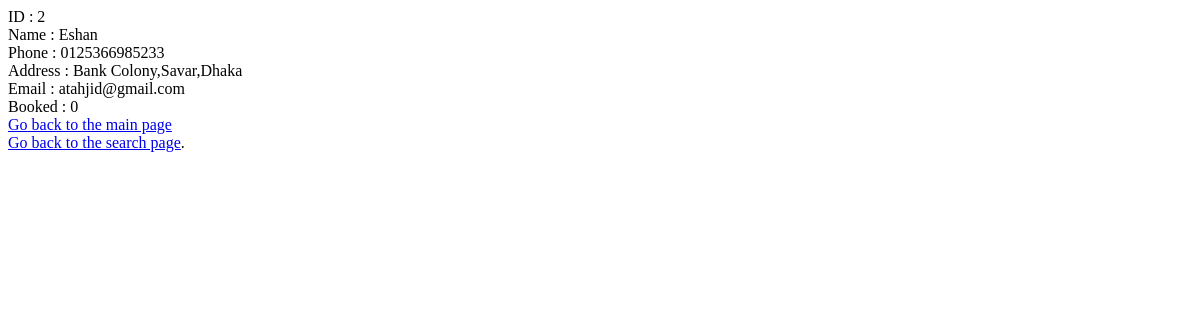
The page /CustomerDet.php (signed in) on the database as committed earlier.
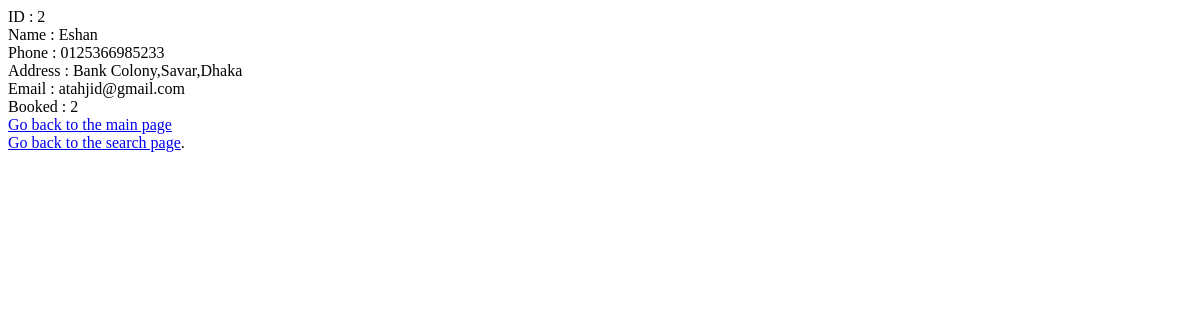
The same page on the database as committed later.
### tables this page shows
CREATE TABLE `customer` (
  `id` int(100) NOT NULL,
  `name` varchar(100) NOT NULL,
  `phone` varchar(100) NOT NULL,
  `address` varchar(100) NOT NULL,
  `mail` varchar(100) NOT NULL,
  `booked` int(7) NOT NULL DEFAULT '0'
);

### client.php (the view, shortened to what this page needs)
<?php
include("connect.php");
class client {
    public $c;
    public $conn;
    public function __construct() {
        $this->c = new connect();
        $this->conn = $this->c->con();
    }
    public function exists($name) {
        $query = "Select Name from login where Name='" . $name . "';";
        $result = $this->c->execute($this->conn, $query);
        if ($result->num_rows > 0) {
            return true;
        }
        return false;
    }
    public function getName($id) {
        $query = "Select name from customer where id='" . $id . "';";
        $result = $this->c->execute($this->conn, $query);
        if ($result->num_rows > 0) {
            $row = $result->fetch_assoc();
            return $row["name"];
        }
        return 0;
    }
    public function details($name) {
        if (self::exists($name)) {
            $query = "Select * from customer where Name='" . $name . "';";
            $result = $this->c->execute($this->conn, $query);
            if ($result->num_rows > 0) {
                $row = $result->fetch_assoc();
                echo "ID : " . $row["id"] . "</br>";
                echo "Name : " . $row["name"] . "</br>";
                echo "Phone : " . $row["phone"] . "</br>";
                echo "Address : " . $row["address"] . "</br>";
                echo "Email : " . $row["mail"] . "</br>";
                echo "Booked : " . $row["booked"] . "</br>";
            }
        }
    }
}

Rows that differ between the two databases and show on the page:
changed customer "Eshan": booked "0" → "2"
